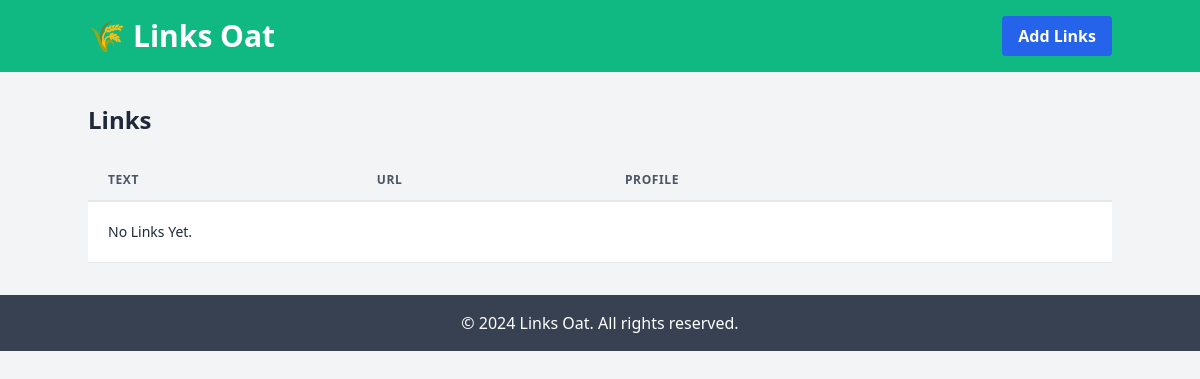
The app's page /, older data.
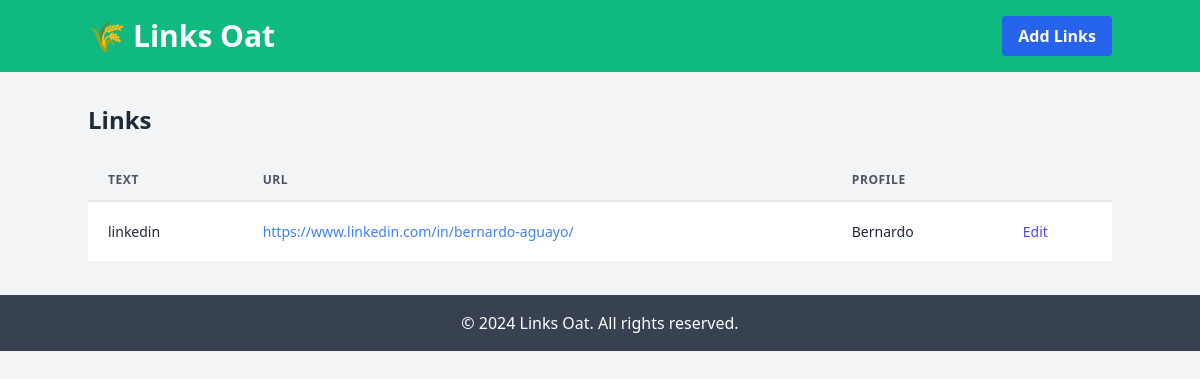
The same page, newer data.
### link_oat/models.py (models this page shows, shortened)
class Link(models.Model):
    profile = models.ForeignKey(Profile, on_delete=models.CASCADE, related_name="links")
    url = models.URLField(max_length=200)
    text = models.CharField(max_length=100)

class Profile(models.Model):
    BG_CHOICES = (
        ("#ffffff", "White"),
        ("#000000", "Black"),
        ("#ff0000", "Red"),
        ("#00ff00", "Green"),
        ("#0000ff", "Blue"),
        ("#ffff00", "Yellow"),
        ("#00ffff", "Cyan"),
        ("#ff00ff", "Magenta"),
    )
    name = models.CharField(max_length=100)
    slug = models.SlugField(max_length=100, unique=True)
    bg_color = models.CharField(max_length=7, choices=BG_CHOICES, default="#ffffff")
    def __str__(self):
        return self.name

### link_oat/views.py (the view)
# urls.py: path('', views.Links.as_view() , name='links' ),
class Links(ListView):
    model = Link
    template_name = 'link_oat/links.html'
    context_object_name = 'links'

### link_oat/templates/link_oat/links.html
{% extends 'link_oat/_base.html' %}
{% block content %}
    <h1 class="text-2xl font-bold text-gray-800">Links</h1>
    <div class="overflow-x-auto mt-6">
        <table class="min-w-full leading-normal">
            <thead>
                <tr>
                    <th class="px-5 py-3 border-b-2 border-gray-200 bg-gray-100 text-left text-xs font-semibold text-gray-600 uppercase tracking-wider">
                        Text
                    </th>
                    <th class="px-5 py-3 border-b-2 border-gray-200 bg-gray-100 text-left text-xs font-semibold text-gray-600 uppercase tracking-wider">
                        URL
                    </th>
                    <th class="px-5 py-3 border-b-2 border-gray-200 bg-gray-100 text-left text-xs font-semibold text-gray-600 uppercase tracking-wider">
                        Profile
                    </th>
                    <th class="px-5 py-3 border-b-2 border-gray-200 bg-gray-100"></th>
                </tr>
            </thead>
            <tbody>
                {% for link in links %}
                    <tr>
                        <td class="px-5 py-5 border-b border-gray-200 bg-white text-sm">
                            {{ link.text }}
                        </td>
                        <td class="px-5 py-5 border-b border-gray-200 bg-white text-sm">
                            <a href="{{ link.url }}" class="text-blue-500 hover:text-blue-700 transition duration-300">
                                {{ link.url }}
                            </a>
                        </td>
                        <td class="px-5 py-5 border-b border-gray-200 bg-white text-sm">
                            {{ link.profile }}
                        </td>
                        <td class="px-5 py-5 border-b border-gray-200 bg-white text-sm">
                            <a href="" class="text-indigo-600 hover:text-indigo-900">
                                Edit
                            </a>
                        </td>
                    </tr>
                {% empty %}
                    <tr>
                        <td colspan="4" class="px-5 py-5 border-b border-gray-200 bg-white text-sm">
                            No Links Yet.
                        </td>
                    </tr>
                {% endfor %}
            </tbody>
        </table>
    </div>
{% endblock %}

Row changes from the older to the newer data that the page shows:
added Link: text "linkedin", url "https://www.linkedin.com/in/bernardo-aguayo/", profile "Bernardo"
Text that changed along with them:
text no longer shown: "No Links Yet."
